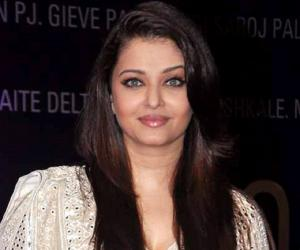
#> input picture cv2 Module LBPH haar cascade prediction test/aishwarya_rai.jpg, 300 x 250 px, given as the content of the folder front_facing_images, which was not available
$ python cv2_face_recognizer_haar_cascade_flipped.py
#> lines starting #> are read from the running program, lines starting #| are printed output that depends on the picture; pictures that were not available may be replaced by others from this repository, and a replacement may not be noted
#############################################################################################
# The OS module in provides functions for interacting with the operating system.
#
# OS.walk() generate the file names in a directory tree by walking the tree.
#############################################################################################
import os
from os import walk

#############################################################################################
# The pickle module is used for serializing and de-serializing a Python object structure.
# Pickling is a way to convert a python object (list, dict, etc.) into a character stream.
# The data format used by pickle is Python-specific.
#############################################################################################
import pickle

#############################################################################################
# numpy is one of fundamental packages for scientific computing with Python
#############################################################################################
import numpy as np

#############################################################################################
# The OpenCV is a library of programming functions mainly aimed at real-time computer vision.
# The Python package is opencv-python
#
# reference: https://pypi.org/project/opencv-python
#############################################################################################
import cv2

#############################################################################################
# LBPH face recognition algorithm
#
# Local Binary Pattern (LBP) is a simple yet very efficient texture operator
# which labels the pixels of an image by thresholding the neighborhood of each
# pixel and considers the result as a binary number.
#
# Parameters: the LBPH uses 4 parameters:
#
# 1. Radius: the radius used for building the Circular Local Binary Pattern. The greater the
# radius, the smoother the image but more spatial information you can get.
#
# 2. Neighbors: the number of sample points to build a Circular Local Binary Pattern from.
# An appropriate value is to use 8 sample points. Keep in mind: the more sample points
# you include, the higher the computational cost. Max value is 8.
#
# 3. Grid X: the number of cells in the horizontal direction, 8 is a common value used in publications.
# The more cells, the finer the grid, the higher the dimensionality of the resulting feature vector.
# Max value is 8
#
# 4. Grid Y: 	The number of cells in the vertical direction, 8 is a common value used in publications.
# The more cells, the finer the grid, the higher the dimensionality of the resulting feature vector.
# Max value is 8.
#
#############################################################################################
recognizer = cv2.face.LBPHFaceRecognizer_create(radius = 1, neighbors = 4,  grid_x = 4,  grid_y = 4)

#############################################################################################
# A Haar Cascade is a machine learning object detection algorithm used to identify objects
# in an image or video and based on the concept of ​​ features.
#
# reference: https://ieeexplore.ieee.org/document/990517
#############################################################################################

# Load the Haar Cascade Classifier for frontal face images
face_cascade = cv2.CascadeClassifier(cv2.data.haarcascades + 'haarcascade_frontalface_default.xml')

def get_image_files(directory_of_images):
    '''
     This function is designed to traverse a directory tree and extract all
     the image names contained in the directory.

    :param directory_of_images: the name of the target directory containing
           the images to be trained on.
    :return: list of images to be processed.
    '''
#> called with directory_of_images = 'front_facing_images'
    images_to_process = []
    for (dirpath, dirnames, filenames) in walk(directory_of_images):
        for filename in filenames:
            accepted_extensions = ('.bmp', '.jpg', '.jpeg', '.png', '.tiff')
            if filename.endswith(accepted_extensions):
                images_to_process.append(os.path.join(dirpath, filename))
        return images_to_process


def prepare_training_data(images, image_height, image_width):
    '''
     This function is designed to generate the data arrays used for labelling
     and the FaceRecognizer process.

     ref: https://docs.opencv.org/3.4/dd/d65/classcv_1_1face_1_1FaceRecognizer.html#a3182081e5f8023e658ad8ab96656dd63

    :param images: the names of the images that will be used in the training data
    :param image_height: this height attribute specifies the height of an image, in pixels
    :param image_width: this width attribute specifies the width of an image, in pixels
    :return: the image_names
             x_train contains the training data
             y_labels contains the association between the images and their labels.
    '''
#> called with image_height = 225, image_width = 225

    # ID numbers associated with image labels
    current_id = 0

    # unique set of image names
    image_names = {}

    # list used to store ID numbers and image label information
    y_labels = []

    # list used to store the training data
    x_train = []

    for image in images:
        name = os.path.split(image)[-1].split(".")[0]
        if not name in image_names:

            # Read in the image
            img = cv2.imread(image, cv2.IMREAD_UNCHANGED)
#> img is the input picture: shape (250, 300, 3); mean B, G, R 50.2, 52, 66.5

            # resizes the image to preestablished height and width dimensions
            img = cv2.resize(img, (image_height, image_width), interpolation=cv2.INTER_AREA)
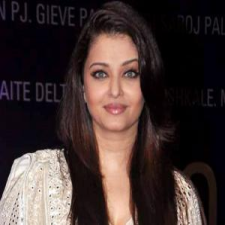
#> img: shape (225, 225, 3); mean B, G, R 50.2, 52, 66.5

            # flip the image horizontally
            horizontal_flip = cv2.flip(img, 1)

            # cv2.cvtColor(input_image, flag) where flag determines the type of conversion
            grayscale_image = cv2.cvtColor(img, cv2.COLOR_BGR2GRAY)

            # cv2.cvtColor(input_image, flag) where flag determines the type of conversion
            flipped_grayscale_image = cv2.cvtColor(horizontal_flip, cv2.COLOR_BGR2GRAY)
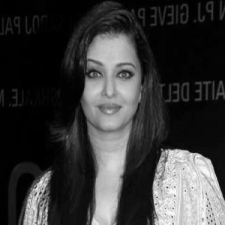
#> flipped_grayscale_image: shape (225, 225); min 0, max 254, mean 56.1

            # faces contains the calculate facial coordinates produced by face_cascade.detectMultiScale
            faces = face_cascade.detectMultiScale(grayscale_image, scaleFactor = 1.5, minNeighbors = 5, flags = cv2.CASCADE_SCALE_IMAGE)
#> faces = [[74, 44, 81, 81]]

            # faces contains the calculate facial coordinates produced by face_cascade.detectMultiScale
            flipped_faces = face_cascade.detectMultiScale(flipped_grayscale_image, scaleFactor=1.5, minNeighbors=5, flags=cv2.CASCADE_SCALE_IMAGE)
#> flipped_faces = [[83, 109, 54, 54], [71, 44, 81, 81]]

            # (x_coordinate, y_coordinate) are the top-left coordinate of the rectangle
            # (width, height) are the width and height of the rectangle
            for (x_coordinate, y_coordinate, width, height) in faces:
                current_id += 1
                image_names[name] = current_id
                id_ = image_names[name]
                print (f'Processing training data for image: {name}')

                # roi_gray is a numpy.ndarray based on the gray scale of the image
                roi_gray = grayscale_image[y_coordinate:y_coordinate + height, x_coordinate:x_coordinate + width]

                # append the training data to the x_train list
                x_train.append(roi_gray)

                # append the label information to the y_labels list
                y_labels.append(id_)
#> this loop made 1 pass
#> (x_coordinate, y_coordinate, width, height, current_id, id_) on pass 1: (74, 44, 81, 81, 1, 1)
#| Processing training data for image: aishwarya_rai
#> pass 1, in prepare_training_data, `roi_gray = grayscale_image[y_coordinate:y_coordinate + height, x_coord..`:
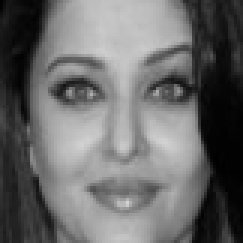
#> roi_gray: shape (81, 81) (shown 3 times larger); min 0, max 211, mean 106.1
#> after the loop, current_id = 1; image_names = {'aishwarya_rai': 1}; x_train = 1 item; y_labels = [1]

            for (x_coordinate, y_coordinate, width, height) in flipped_faces:
                current_id += 1
                current_name = (f'{name}_flipped')
                image_names[current_name] = current_id
                id_ = image_names[current_name]

                print(f'Processing training data for image: {name}')

                # roi_gray is a numpy.ndarray based on the gray scale of the image
                roi_gray = flipped_grayscale_image[y_coordinate:y_coordinate + height, x_coordinate:x_coordinate + width]

                # append the training data to the x_train list
                x_train.append(roi_gray)

                # append the label information to the y_labels list
                y_labels.append(id_)
#> this loop made 2 passes
#> (x_coordinate, y_coordinate, width, height, current_id, current_name, id_) on passes 1 to 2: (83, 109, 54, 54, 2, 'aishwarya_rai_flipped', 2), (71, 44, 81, 81, 3, 'aishwarya_rai_flipped', 3)
#| Processing training data for image: aishwarya_rai
#| Processing training data for image: aishwarya_rai
#> after the loop, current_id = 3; image_names = {'aishwarya_rai': 1, 'aishwarya_rai_flipped': 3}; x_train = 3 items; y_labels = [1, 2, 3]

    return image_names, x_train, y_labels

def create_training_data(image_names, x_train, y_labels):
    '''
     This function is designed to generate the files used for labelling
     and the FaceRecognizer process.

    :param image_names: the names of the images that are in the training data
    :param x_train: the numpy.ndarray related to the images used in the training process.
    :param y_labels: labels associated with the images
    :return: pickle file containing the association between the images and their labels.
             YML file used by the FaceRecognizer process.
    '''
    with open('face_labels.pickle', 'wb') as pickle_file:
        print ('Creating relational information for the training data.')
        pickle.dump(image_names, pickle_file)

    # Trains the FaceRecognizer with given data and associated labels.
    # The training images, that means the faces you want to learn.
    # The image data and their corresponding labels have to be given
    # as a vector.
    recognizer.train(x_train, np.array(y_labels))
    print ('Writing out the recognition training data.')

    # Saves a FaceRecognizer and its model state to a
    # given filename, either as XML or YML (aka YAML)
    recognizer.write('face_train_data.yml')
    print('Finished processing the image training data.')

    print("Total number of faces: ", len(x_train))
    print("Total number of labels: ", len(y_labels))


def facial_recognition(image_name, image_height, image_width, training_data, image_labels):
    '''
    This function is designed to perform facial prediction on a target
    images against the training data previously generated.

    :param image_name: the name of the image that will be processed
    :param image_height: this height attribute specifies the height of an image, in pixels
    :param image_width: this width attribute specifies the width of an image, in pixels
    :return: image with rectangle draw around facial area overlaid with image label and
             confidence score
    '''
    # Loads a persisted FaceRecognizer model and state from a YML (aka YAML) file
    # face_train_data.yml
    recognizer.read(training_data)

    # Sets the font parameters to use with cv2.putText
    font = cv2.FONT_HERSHEY_SIMPLEX
    fntSize = 0.50
    fntThickness = 2
    fntColor = (0, 255, 0)

    # Open the pickle file containing the image names
    # and their associated labels.
    # face_labels.pickle
    with open(image_labels, 'rb') as pickle_file:
        # loads the pickle file
        pickle_labels = pickle.load(pickle_file)
        # extract the key and values pairs from the pickle file.
        labels = {value:key for key,value in pickle_labels.items()}

    # Read in the image
    image = cv2.imread(image_name, cv2.IMREAD_UNCHANGED)

    # resizes the image to preestablished height and width dimensions
    image = cv2.resize(image, (image_height, image_width), interpolation=cv2.INTER_AREA)

    # cv2.cvtColor(input_image, flag) where flag determines the type of conversion.
    grayscale_image = cv2.cvtColor(image, cv2.COLOR_BGR2GRAY)

    # faces contains the calculate facial coordinates produced by face_cascade.detectMultiScale
    faces = face_cascade.detectMultiScale(grayscale_image, scaleFactor = 1.5, minNeighbors = 5, flags = cv2.CASCADE_SCALE_IMAGE)

    # (x_coordinate, y_coordinate) are the top-left coordinate of the rectangle
    # (width, height) are the width and height of the rectangle
    for (x_coordinate, y_coordinate, width, height) in faces:

        # Draw bounding rectangle based on parameter dimensions
        # BGR color values (3 parameters)
        # BGR color (0, 255, 0) - https://rgb.to/0,255,0
        # Line width in pixels
        cv2.rectangle(image, (x_coordinate, y_coordinate), (x_coordinate + width, y_coordinate + height), (255, 0, 255), 2)

        # roi_gray is a numpy.ndarray based on the gray scale of the image
        roi_gray = grayscale_image[y_coordinate:y_coordinate + height, x_coordinate:x_coordinate + width]

        # predicts a label and associated confidence (e.g. distance) for a given input image.
        id, confidence_score = recognizer.predict(roi_gray)

        # The confidence score  (0-100) is adjustable, but setting the score
        # to high can produce inviald results.
        if confidence_score <= 8:

            # extract the id number associated with a specific image label
            name = labels[id]

            # create the text to be overlaid on the image
            label_info = (f'Name: {name} \n\nConfidence score: {confidence_score}')

            # sets the starting location of the text
            y0, dy = 20, 12

            # splits the label information based on new lines
            for i, line in enumerate(label_info.split('\n')):

                # caluates the y_coordinate of the text
                y_coordinate = y0 + i * dy

                # the function putText renders the specified text string in the image.
                cv2.putText(image, line, (10, y_coordinate), font, fntSize, fntColor, fntThickness)

        elif confidence_score > 8:
            name = 'Unknown Person'

            # the function putText renders the specified text string in the image.
            cv2.putText(image, name, (x_coordinate - 10, y_coordinate - 10), font, fntSize, fntColor, fntThickness)

    return image

def display_facial_prediction_results(image):
    # Display image with bounding rectangles
    # and title in a window. The window
    # automatically fits to the image size.
    cv2.imshow('Facial Prediction', image)

    while (True):
        # Displays the window infinitely
        key = cv2.waitKey(0) #& 0xff

        # Shuts down the display window and terminates
        # the Python process when a specific key is
        # pressed on the window.
        # 27 is the esc key
        # 113 is the letter 'q'
        if key == 27 or key == 113:
            break
    cv2.destroyAllWindows()


image_directory = 'front_facing_images'
training_data = 'face_train_data.yml'
image_labels = 'face_labels.pickle'

images = get_image_files(image_directory)
image_height = 225
image_width = 225

# assemble the training data arrays and the associated labels
initial_training_data = prepare_training_data(images, image_height, image_width)
if initial_training_data:
    images = initial_training_data[0]
#> images = {'aishwarya_rai': 1, 'aishwarya_rai_flipped': 3}
    training =  initial_training_data[1]
#> training = 3 items
    label_info = initial_training_data[2]
#> label_info = [1, 2, 3]

    # generate the training data and the associated labels
    create_training_data(images, training, label_info)
#| Total number of faces:  3
#| Total number of labels:  3

    ############################################################
    # This code below is running a single face prediction test.
    ###########################################################
    image_name = 'flip_jennifer_aniston.jpeg'
    image_prediction = facial_recognition(image_name, image_height, image_width, training_data, image_labels)
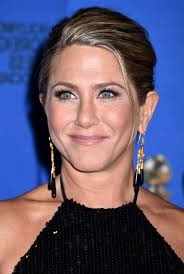
#> input picture cv2 Module LBPH haar cascade prediction test/flip_jennifer_aniston.jpeg, 184 x 274 px
#> in facial_recognition, image is the input picture: shape (274, 184, 3); mean B, G, R 114.2, 87.4, 95.6
#> in facial_recognition, `grayscale_image = cv2.cvtColor(image, cv2.COLOR_BGR2GRAY)`:
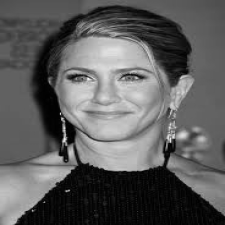
#> grayscale_image: shape (225, 225); min 0, max 244, mean 92.8
#> in facial_recognition, `faces = face_cascade.detectMultiScale(grayscale_image, scaleFactor = 1..`: faces = [[46, 28, 122, 122]]
#> the loop in facial_recognition, `for (x_coordinate, y_coordinate, width, height) in faces:` made 1 pass
#> (x_coordinate, width, height, id, confidence_score, name, y0) on pass 1: (46, 122, 122, 3, 3.76, 'aishwarya_rai_flipped', 20)
#> pass 1, in facial_recognition, `roi_gray = grayscale_image[y_coordinate:y_coordinate + height, x_coord..`:
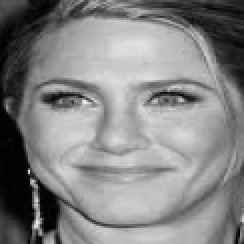
#> roi_gray: shape (122, 122) (shown 2 times larger); min 1, max 244, mean 131.9
#> after the loop in facial_recognition, `for (x_coordinate, y_coordinate, width, height) in faces:`:
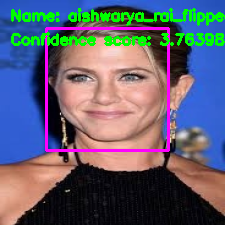
#> image: shape (225, 225, 3); mean B, G, R 111.8, 95.1, 96.5
    display_facial_prediction_results(image_prediction)
#> (key Esc is pressed here)
